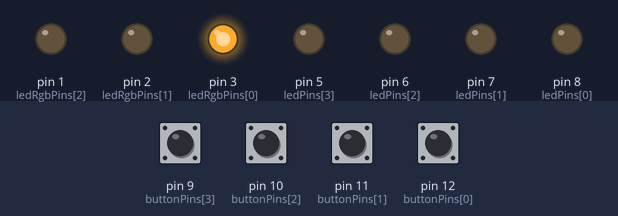
A sketch run on a simulated Arduino Mega 2560, built with avr-gcc and run on an emulated ATmega2560. Shown: output pins drawn as LEDs (lit = HIGH). The inputs (shaded band) are chosen by the test bench; at power-on: pin 9 (buttonPins[3]), pin 10 (buttonPins[2]), pin 11 (buttonPins[1]), pin 12 (buttonPins[0]) LOW.

Above: at 1.2 s.
1.3 s: pin 9 (buttonPins[3]) pulled HIGH for 0.15 s
At 2.5 s:
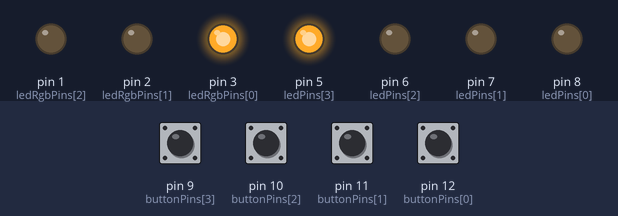
3.3 s: pin 10 (buttonPins[2]) pulled HIGH for 0.15 s
At 5.0 s:
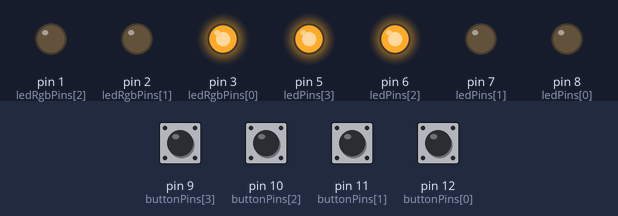
5.3 s: pin 11 (buttonPins[1]) pulled HIGH for 0.15 s
At 6.8 s:
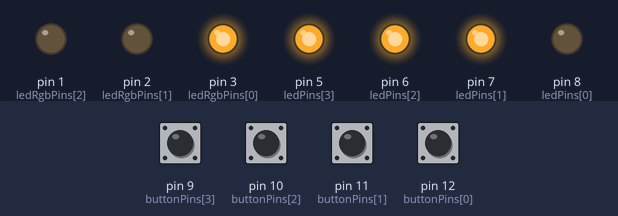
7.3 s: pin 12 (buttonPins[0]) pulled HIGH for 0.15 s
At 8.3 s:
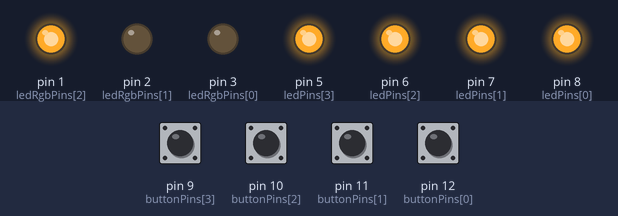
9.3 s: pin 9 (buttonPins[3]) pulled HIGH for 1 s
At 10.2 s:
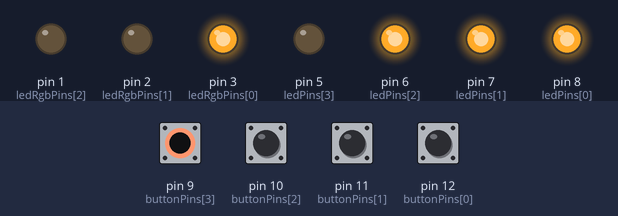
11.8 s: pin 10 (buttonPins[2]) pulled HIGH for 1 s
At 12.7 s:
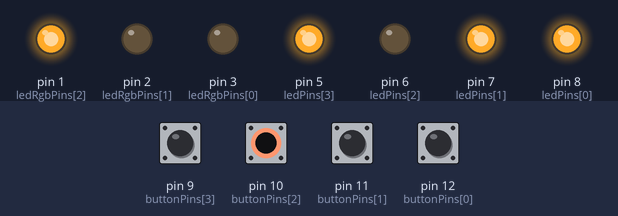
Timing chart, 0 to 14.8 s (numbered marks = the images above; inputs shaded):
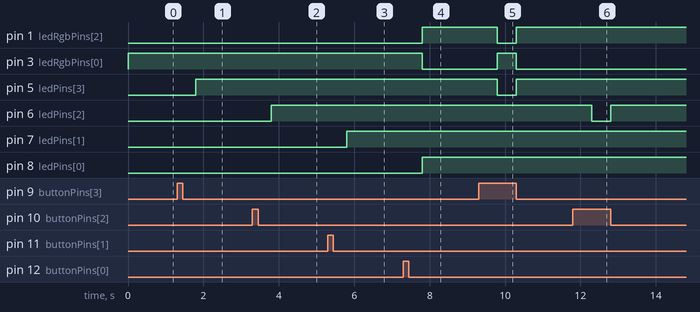

The sketch:

src.ino
```cpp
// (licence header left out)
const int ledPins[] = { 8, 7, 6, 5 };
const int ledRgbPins[] = { 3, 2, 1 };
const int buttonPins[] = { 12, 11, 10, 9 };
int buttonStatus[] = { 0, 0, 0, 0 };

void setupEntries() {
	for (int i = 0; i < 4; i++) {
		pinMode(buttonPins[i], INPUT);
		pinMode(ledPins[i], OUTPUT);
	}

	for (int i = 0; i < 3; i++) {
		pinMode(ledRgbPins[i], OUTPUT);
	}
}

void setup() {
	setupEntries();
}

void startCar() {
	digitalWrite(ledRgbPins[0], LOW);
	digitalWrite(ledRgbPins[1], LOW);
	digitalWrite(ledRgbPins[2], HIGH);
}

void stopCar() {
	digitalWrite(ledRgbPins[0], HIGH);
	digitalWrite(ledRgbPins[1], LOW);
	digitalWrite(ledRgbPins[2], LOW);
}

boolean isPressed(int buttonKey) {
	return (buttonStatus[buttonKey] == HIGH);
}

void invertButtonStatus(int buttonKey) {
	if (isPressed(buttonKey) == HIGH) {
		buttonStatus[buttonKey] = LOW;
	} else {
		buttonStatus[buttonKey] = HIGH;
	}
}
void checkButton(int buttonKey, int buttonRead) {
	if (buttonRead == HIGH) {
		invertButtonStatus(buttonKey);
		delay(500);
	}
}

void readEntries() {
	for (int i = 0;	i < 4; i++) {
		checkButton(i, digitalRead(buttonPins[i]));

		if (buttonStatus[i] == HIGH) {
			digitalWrite(ledPins[i], HIGH);
		} else {
			digitalWrite(ledPins[i], LOW);
		}
	}
}

boolean checkStart() {
	const int PORTA = 0;
	const int CINTO = 1;
	const int MARCHA = 2;
	const int EMBREAGEM = 3;

	return (isPressed(PORTA) && isPressed(CINTO) && !isPressed(MARCHA)
		|| isPressed(PORTA) && isPressed(CINTO) && isPressed(MARCHA) && isPressed(EMBREAGEM));
}

void loop() {
	readEntries();

	if (checkStart()) {
		startCar();
	} else {
		stopCar();
	}
}
```

Measured:
- after the input at 1.3 s, pin 5 (ledPins[3]): LOW → HIGH after 0.50 s
- after the input at 3.3 s, pin 6 (ledPins[2]): LOW → HIGH after 0.50 s
- after the input at 5.3 s, pin 7 (ledPins[1]): LOW → HIGH after 0.50 s
- after the input at 7.3 s, pin 1 (ledRgbPins[2]), pin 8 (ledPins[0]): LOW → HIGH after 0.50 s; pin 3 (ledRgbPins[0]): HIGH → LOW after 0.50 s
- after the input at 9.3 s, pin 1 (ledRgbPins[2]), pin 5 (ledPins[3]): HIGH → LOW after 0.50 s, → HIGH 0.50 s later; pin 3 (ledRgbPins[0]): LOW → HIGH after 0.50 s, → LOW 0.50 s later
- after the input at 11.8 s, pin 6 (ledPins[2]): HIGH → LOW after 0.50 s, → HIGH 0.50 s later
